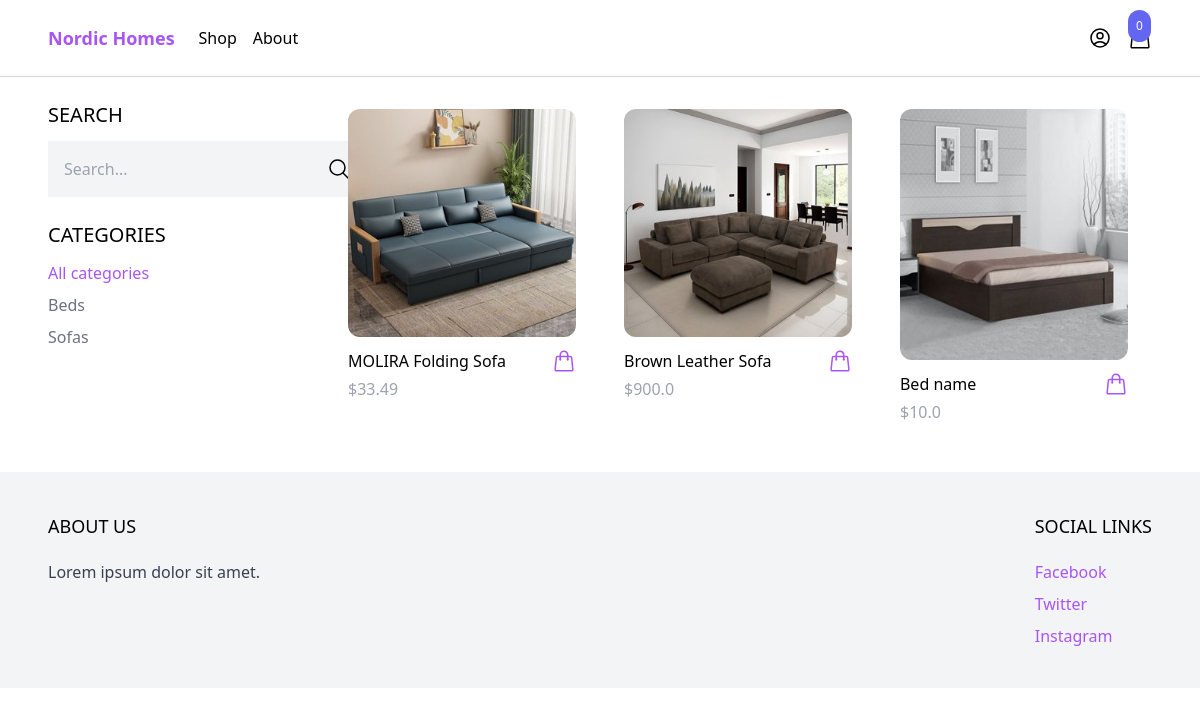
The app's page /shop/, older data.
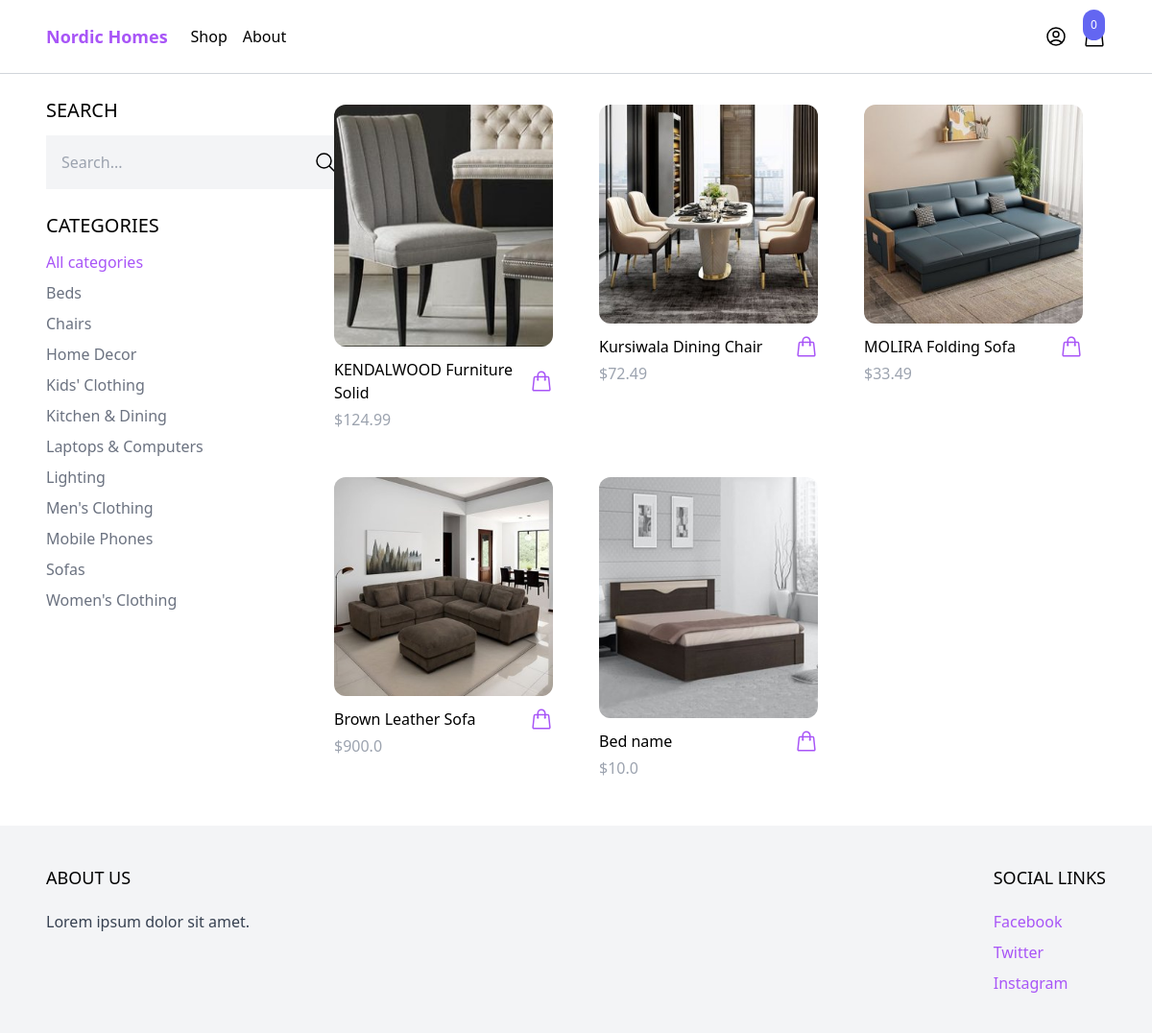
The same page, newer data.
### products/models.py (models this page shows, shortened)
class Category(models.Model):
    name = models.CharField(max_length=255)
    slug = models.SlugField()
    class Meta:
        ordering = ('name',)

class Product(models.Model):
    category = models.ForeignKey(Category, related_name='products', on_delete=models.CASCADE)
    name = models.CharField(max_length=255)
    slug = models.SlugField()
    description  = models.TextField(blank=True, null=True)
    price = models.IntegerField()
    created_at = models.DateTimeField(auto_now_add=True)
    image = models.ImageField(upload_to='uploads/', blank=True, null=True)
    thumbnail = models.ImageField(upload_to='uploads/', blank=True, null=True)
    class Meta:
        ordering = ('-created_at',)
    def get_display_price(self):
        return self.price / 100
    def get_thumbnail(self):
        if self.thumbnail:
            return self.thumbnail.url

### core/views.py (the view)
# urls.py: path('shop/', shop, name='shop'),
def shop(request):
    categories = Category.objects.all()
    products = Product.objects.all()
    active_category = request.GET.get('category',  '')
    if active_category:
        products = products.filter(category__slug=active_category)
    query = request.GET.get('query', '')
    if query:
        products = products.filter(name__icontains=query)
    context = {
        'categories': categories,
        'products': products,
        'active_category': active_category
    }
    return render(request, 'core/shop.html', context)

### cart/cart.py (called while the page is built)
    def __len__(self):
        return sum(item['quantity'] for item in self.cart.values())

### cart/context_processors.py (called while the page is built)
def cart(request):
    return{'cart': Cart(request)}

### core/templates/core/shop.html (shortened to what this page needs)
{% extends 'core/base.html' %}
{% block content %}
<div class="max-w-6xl mx-auto flex flex-wrap items-start py-6 px-6 xl:px-0">
    <div class="filter w-full lg:w-1/4">
        <h3 class="mb-3 text-xl uppercase">Search</h3>
        <form method="get" action=".">
            <div class="flex">
                <input type="text" name="query" class="p-4 bg-gray-100 border-0" placeholder="Search...">
                <button class="p-4 bg-gray-100 border-0">
                    <svg xmlns="http://www.w3.org/2000/svg" fill="none" viewBox="0 0 24 24" stroke-width="1.5"
                        stroke="currentColor" class="size-6">
                        <path stroke-linecap="round" stroke-linejoin="round"
                            d="m21 21-5.197-5.197m0 0A7.5 7.5 0 1 0 5.196 5.196a7.5 7.5 0 0 0 10.607 10.607Z" />
                    </svg>
                </button>
            </div>
        </form>
        <h3 class="mt-6 mb-3 text-xl uppercase">Categories</h3>
        <ul class="space-y-2">
            <li><a href="#" class="{% if not active_category %}text-purple-500{% else %}text-gray-500{% endif %}">All
                    categories</a></li>
            {% for category in categories %}
            <li><a href="{% url 'shop' %}?category={{ category.slug }}"
                    class="{% if category.slug == active_category %}text-purple-500{% else %}text-gray-500{% endif %}">
                    {{ category.name }}</a></li>
            {% endfor %}
        </ul>
    </div>
    <div class="products w-full lg:w-3/4 -mt-4 flex items-centre flex-wrap">
        {% for product in products %}
           {% include 'product/partials/product_list_item.html' %}
        {% endfor %}
    </div>
</div>
{% endblock content %}

### core/templates/core/base.html (shortened to what this page needs)
<!DOCTYPE html>
<html lang="en">
<head>
    <script src="https://cdn.tailwindcss.com"></script>
</head>
<body>
    <nav class="border-b border-gray-300">
        <div class="max-w-6xl mx-auto py-2 px-6 xl:px-0 flex items-centre justify-between">
            <div class="menu-left flex items-centre space-x-6">
                <a href="{% url 'frontpage' %}" class="py-4 text-lg text-purple-500 font-semibold">Nordic Homes</a>
                <ul class="flex items-center space-x-4">
                    <li><a href="{% url 'shop' %}">Shop</a></li>
                    <li><a href="#">About</a></li>
                </ul>
            </div>
            <div class="menu-right flex items-center space-x-4">
                <a href="{% url 'myaccount' %}">
                </a>
                <div
                    hx-get="{% url 'hx_menu_cart' %}"
                    hx-trigger="update-menu-cart-from:body"
                    hx-swap="innerHTML">
                    {% include 'cart/menu_cart.html' %}
                </div>
            </div>
        </div>
    </nav>
    <main>
        {% block content %}
        {% endblock content %}
    </main>
    <footer class="bg-gray-100">
        <div class="max-w-6xl mx-auto py-10 px-6 xl:px-0 md:flex justify-between">
            <div class="footer-left mb-10 md:mb-0">
                <h2 class="mb-5 uppercase text-lg">About Us</h2>
                <p class="text-gray-700">Lorem ipsum dolor sit amet.</p>
            </div>
            <div class="footer-right">
                <h2 class="mb-5 uppercase text-lg">Social Links</h2>
                <ul class="space-y-2">
                    <li><a href="#" class="text-purple-500 hover:text-purple-800">Facebook</a></li>
                    <li><a href="#" class="text-purple-500 hover:text-purple-800">Twitter</a></li>
                    <li><a href="#" class="text-purple-500 hover:text-purple-800">Instagram</a></li>
                </ul>
            </div>
        </div>
    </footer>
</body>
</html>

### cart/templates/cart/menu_cart.html (shortened to what this page needs)
<a href="{% url 'cart' %}" id="menu-cart-button" class="relative">
    <span class="p-2 absolute -top-4 -rigth-3 bg-indigo-500 text-white text-xs rounded-full">{{ cart|length }}</span>
</a>

### products/templates/product/partials/product_list_item.html (shortened to what this page needs)
<div class="w-full md:w-1/3 xl:w-1/4 p-6">
    <a href="{% url 'product' product.slug %}">
        <img src="{{ product.get_thumbnail }}"
            class="rounded-xl hover:shadow-lg" alt="">
    </a>
    <div class="pt-3 flex items-center justify-between">
        <a href="{% url 'product' product.slug %}">{{ product.name }}</a>
        <a
            href="#"
            hx-get="{% url 'add_to_cart' product.id %}"
            hx-target="#menu-cart-button"
            hx-swap="outerHTMl"
            class="text-purple-500 hover:text-purpal-500"
        >
        </a>
    </div>
    <p class="pt-1 text-gray-400">${{ product.get_display_price }}</p>
</div>

Row changes from the older to the newer data that the page shows:
added Category: name "Chairs"
added Category: name "Home Decor"
added Category: name "Kids' Clothing"
added Category: name "Kitchen & Dining"
added Category: name "Laptops & Computers"
added Category: name "Lighting"
added Category: name "Men's Clothing"
added Category: name "Mobile Phones"
added Category: name "Women's Clothing"
added Product: get_thumbnail (picture), name "KENDALWOOD Furniture Solid", get_display_price "124.99"
added Product: get_thumbnail (picture), name "Kursiwala Dining Chair", get_display_price "72.49"
